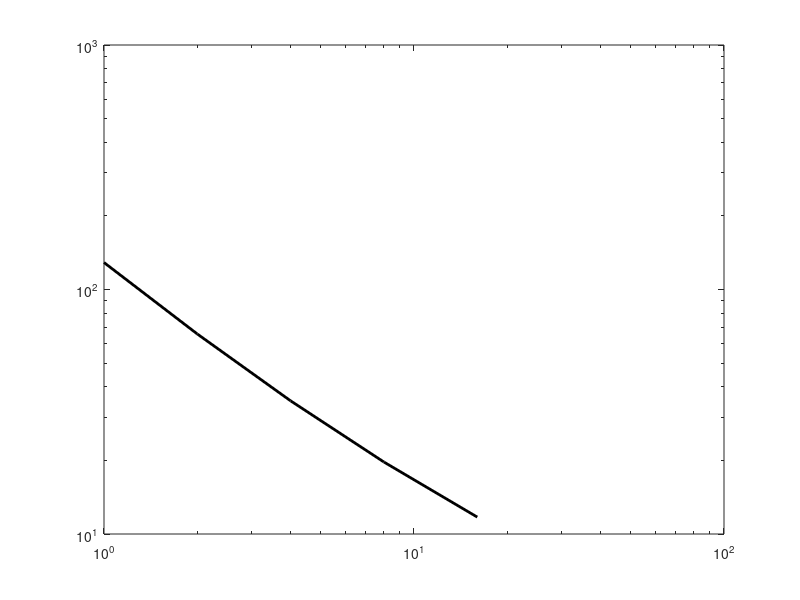

MATLAB code for this plot: (Note: this script raises an error after producing the figure.)
%
   close all
   clear
%
%  This is a comparison of recursive DGEQRF and MKL DGEQRF
%
  threads = [ 1, 2, 4, 8, 16 ];
  m = 10000;
  n = 10000;
%
%  
%
   mkl_lapack    = [ 128.9239,  65.7663,  35.0425,  19.6928,  11.7264 ];
   rec_lapack10  = [  ];
   rec_lapack100 = [  ];
   rec_lapack500 = [  ];
   rec_lapack1k  = [  ];
   rec_lapack5k  = [  ];
   rec_lapack10k = [  ];

%   
   mkl_lapack_gflop    = [ 20.6840, 40.5476, 76.0981, 135.4135, 227.3878 ];
   rec_lapack_gflop10  = [  ];
   rec_lapack_gflop100 = [  ];
   rec_lapack_gflop500 = [  ];
   rec_lapack_gflop1k  = [  ];
   rec_lapack_gflop5k  = [  ];
   rec_lapack_gflop10k = [  ];
%
%
%
   figure
   ax = axes;
   loglog(threads,mkl_lapack,'LineWidth', 2, 'color', 'k'); hold on;
   loglog(threads,rec_lapack10,'--','LineWidth', 2, 'color', 'r'); hold on;
   loglog(threads,rec_lapack100,'--','LineWidth', 2, 'color', 'b'); hold on;
   loglog(threads,rec_lapack500,'--','LineWidth', 2, 'color', 'm'); hold on;
   loglog(threads,rec_lapack1k,'--','LineWidth', 2, 'color', 'c'); hold on;
   loglog(threads,rec_lapack5k,'--','LineWidth', 2, 'color', 'y'); hold on;
   loglog(threads,rec_lapack10k,'--','LineWidth', 2, 'color', 'g'); hold on;
   grid on;
   axis([ 1 16 0 1000 ]);
   legend('MKL LAPACK', 'mt = 10', 'mt = 100', 'mt = 500', 'mt = 1000', 'mt = 5000', 'mt = 10000');
   title({'Profiling of QR Factorization Using LAPACK','Timing Results','Comparing MKL LAPACK to Recursive LAPACK (nx=32)'});
   xlabel('number of threads')
   ylabel('time (seconds)')
   set( ax, 'XTick', threads );
   set( ax, 'XTickLabel', threads );
   set(gca,'FontSize',12);
   grid on
%
%
%
   figure
   ax = axes;
   plot(threads,mkl_lapack_gflop,'LineWidth', 2, 'color', 'k'); hold on;
   plot(threads,rec_lapack_gflop10,'--','LineWidth', 2, 'color', 'r'); hold on;
   plot(threads,rec_lapack_gflop100,'--','LineWidth', 2, 'color', 'b'); hold on;
   plot(threads,rec_lapack_gflop500,'--','LineWidth', 2, 'color', 'm'); hold on;
   plot(threads,rec_lapack_gflop1k,'--','LineWidth', 2, 'color', 'c'); hold on;
   plot(threads,rec_lapack_gflop5k,'--','LineWidth', 2, 'color', 'y'); hold on;
   plot(threads,rec_lapack_gflop10k,'--','LineWidth', 2, 'color', 'g'); hold on;
   grid on;
   axis([ 1 16 0 230 ]);
   legend('MKL LAPACK', 'mt = 10', 'mt = 100','mt = 500', 'mt = 1000', 'mt = 5000', 'mt = 10000');
   title({'Performance Using One Node','m = n = 10,000, nx = 32, varying mt and number of threads'});
   xlabel('number of threads')
   ylabel('performance for varying mt sizes - (GFlop/sec)')
   set( ax, 'XTick', threads );
   set( ax, 'XTickLabel', threads );
   set(gca,'FontSize',12);
   grid on
%
%
%
   return
